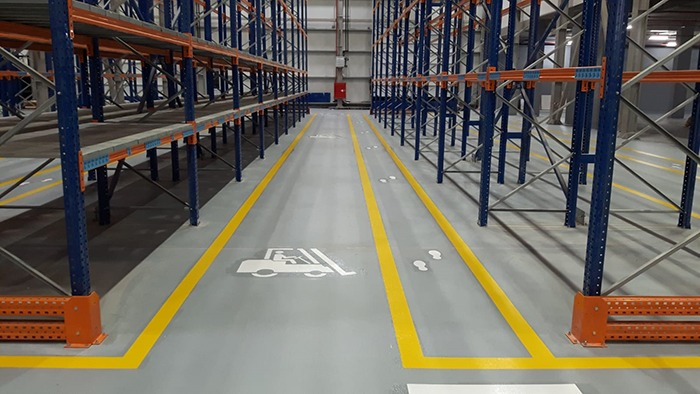
#> input picture OPENCV/Photos/fabrika.jpg, 700 x 394 px
$ python ORB.py
#> lines starting #> are read from the running program, lines starting #| are printed output that depends on the picture
import cv2
import numpy as np

image = cv2.imread('Photos/fabrika.jpg')
#> image is the input picture: shape (394, 700, 3); mean B, G, R 95.7, 105.3, 110.7
gray = cv2.cvtColor(image, cv2.COLOR_BGR2GRAY)
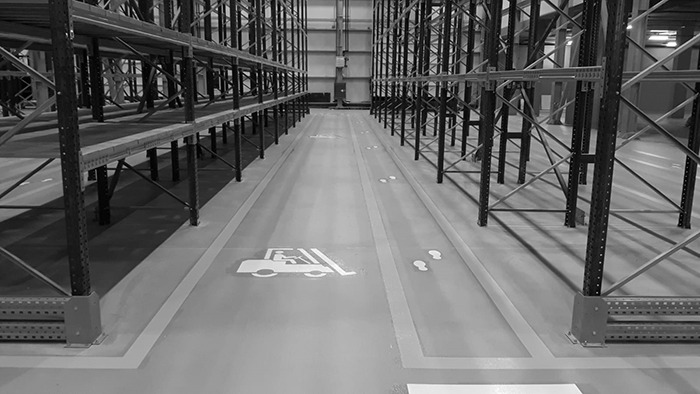
#> gray: shape (394, 700); min 0, max 255, mean 105.8

# Create ORB object, we can specify the number of key points we desire
orb = cv2.ORB_create()

# Determine key points
keypoints = orb.detect(gray, None)
#> keypoints = 500 keypoints; strongest (x, y, size): (550, 56, 31), (248, 74, 31), (551, 56, 37.2), (230, 71, 31)

# Obtain the descriptors
keypoints, descriptors = orb.compute(gray, keypoints)
print("Number of keypoints Detected: ", len(keypoints))
#| Number of keypoints Detected:  500

# Draw rich keypoints on input image
image_with_keypoints = cv2.drawKeypoints(image, keypoints, None, flags=cv2.DRAW_MATCHES_FLAGS_DRAW_RICH_KEYPOINTS)
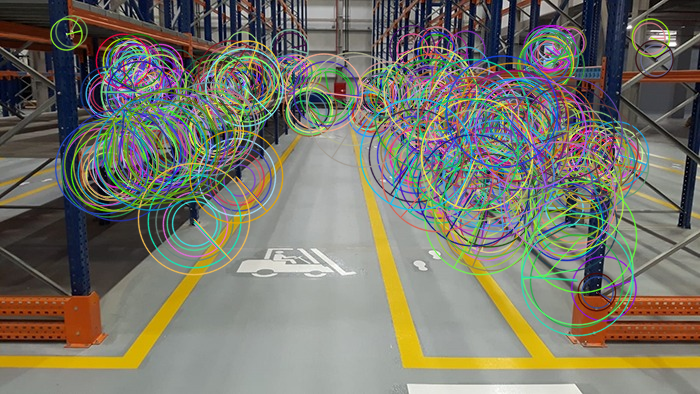
#> image_with_keypoints: shape (394, 700, 3); mean B, G, R 105.7, 117.5, 119.2

cv2.imshow('Feature Method - ORB', image_with_keypoints)
cv2.waitKey()
cv2.destroyAllWindows()

$ run again, with OPENCV/Photos/IMG-20240624-WA0016.jpg copied over OPENCV/Photos/fabrika.jpg
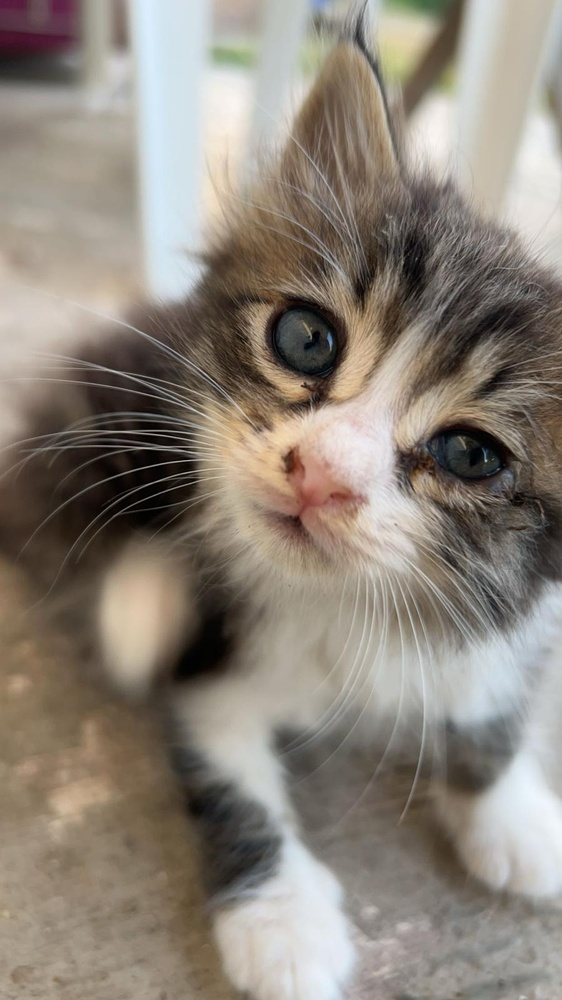
#> input picture OPENCV/Photos/IMG-20240624-WA0016.jpg, 562 x 1000 px, shrunk from 900 x 1600 before the run
#> image is the input picture: shape (1000, 562, 3); mean B, G, R 122.2, 132.5, 141.1
#> `gray = cv2.cvtColor(image, cv2.COLOR_BGR2GRAY)`:
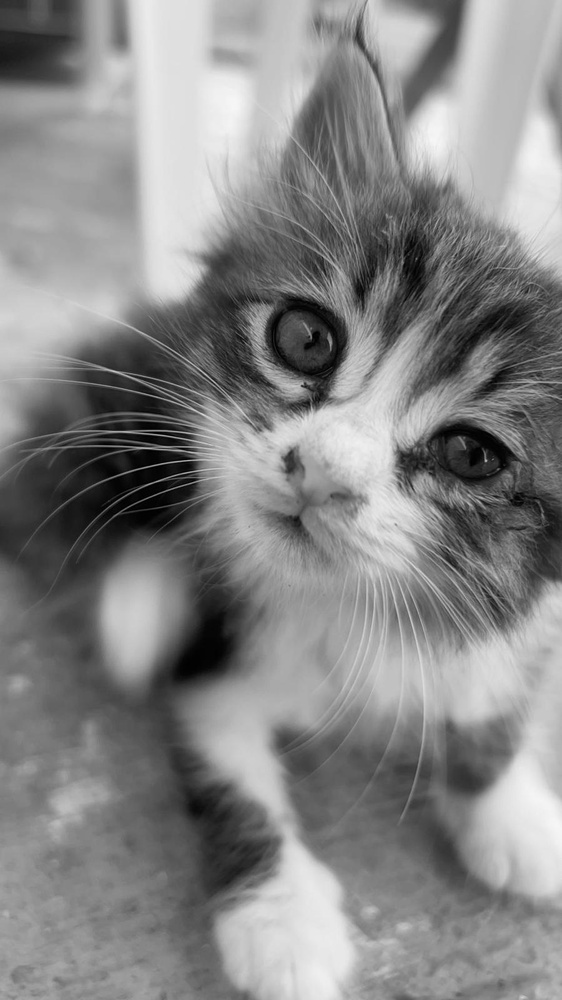
#> gray: shape (1000, 562); min 0, max 247, mean 133.9
#> keypoints = 500 keypoints; strongest (x, y, size): (302, 386, 31), (485, 460, 31), (290, 451, 111.1), (305, 384, 31)
#| Number of keypoints Detected:  500
#> `image_with_keypoints = cv2.drawKeypoints(image, keypoints, None, flags..`:
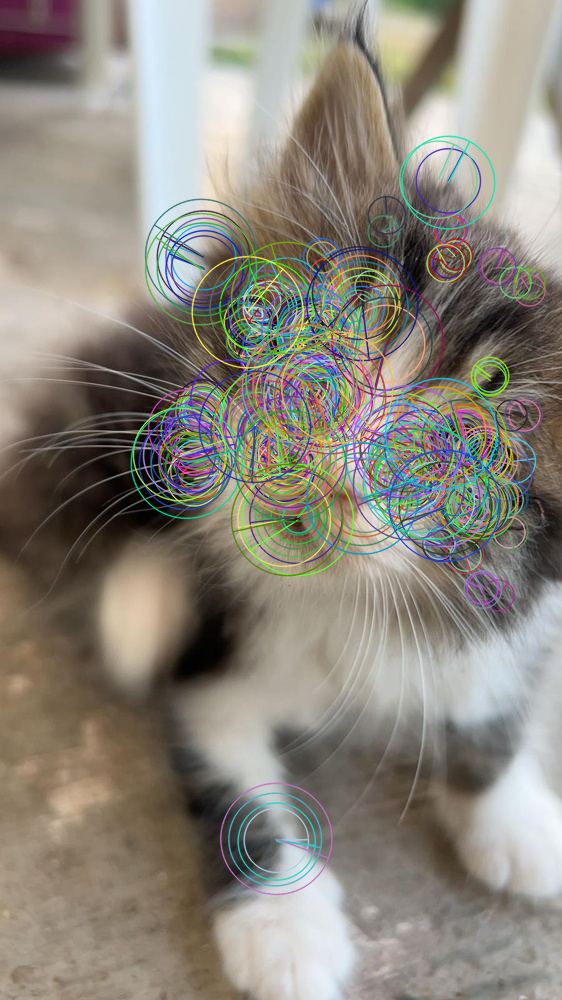
#> image_with_keypoints: shape (1000, 562, 3); mean B, G, R 124.4, 134.5, 139.7

$ run again, with OPENCV/Photos/IMG-20240624-WA0017.jpg copied over OPENCV/Photos/fabrika.jpg
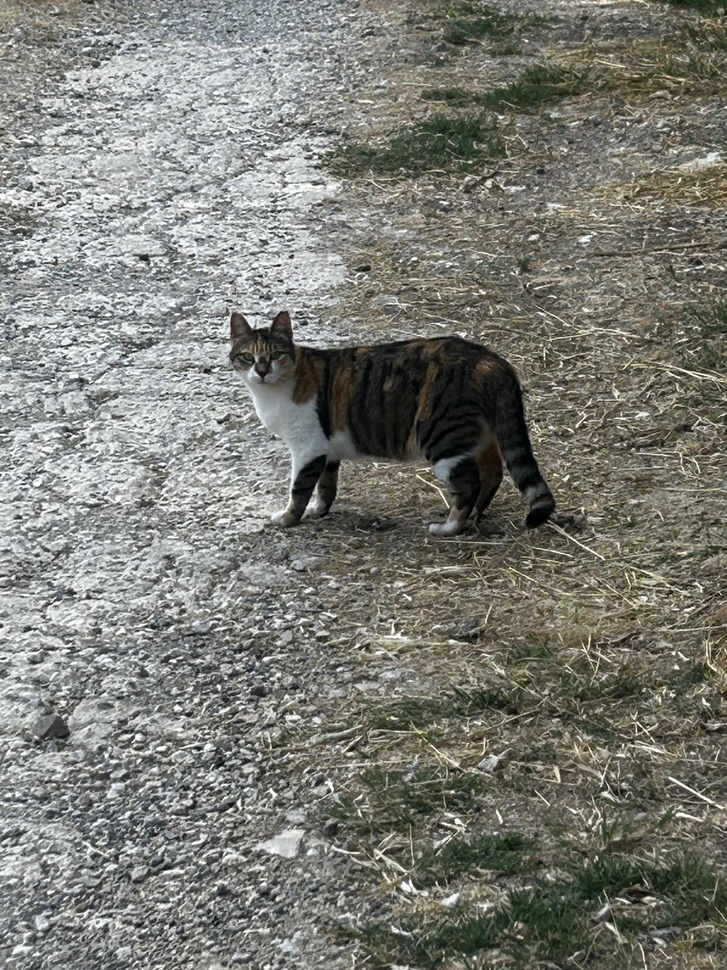
#> input picture OPENCV/Photos/IMG-20240624-WA0017.jpg, 727 x 970 px, shrunk from 1200 x 1600 before the run
#> image is the input picture: shape (970, 727, 3); mean B, G, R 116.3, 123.7, 123.2
#> keypoints = 500 keypoints; strongest (x, y, size): (38, 204, 31), (231, 248, 31), (218, 685, 31), (384, 853, 31)
#| Number of keypoints Detected:  500
#> `image_with_keypoints = cv2.drawKeypoints(image, keypoints, None, flags..`:
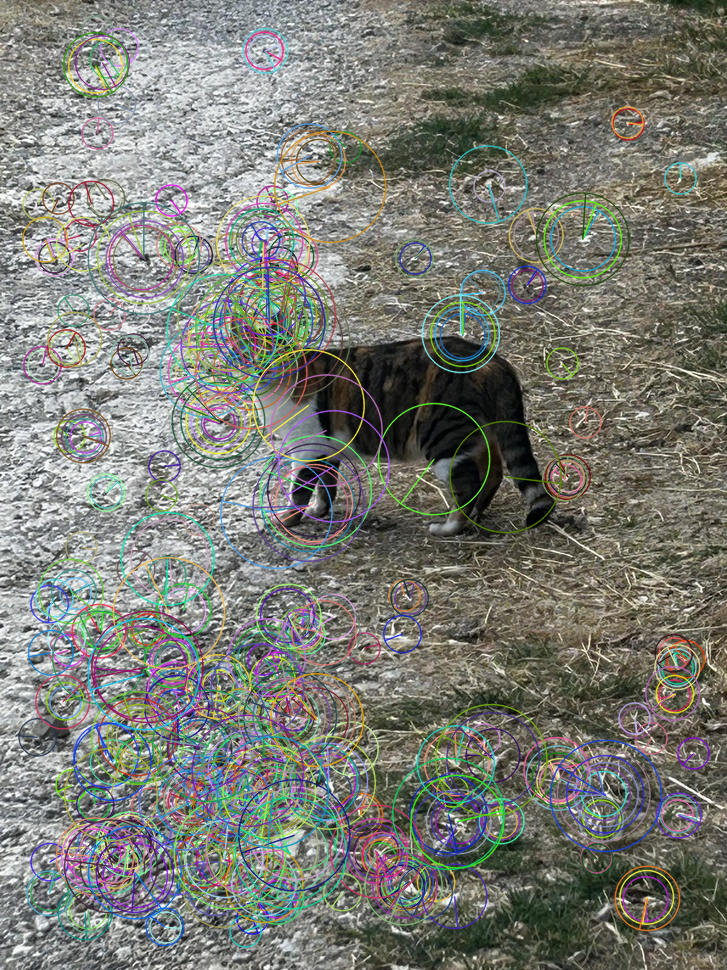
#> image_with_keypoints: shape (970, 727, 3); mean B, G, R 116.3, 123.8, 122.3

$ run again, with OPENCV/Photos/IMG-20240624-WA0018.jpg copied over OPENCV/Photos/fabrika.jpg
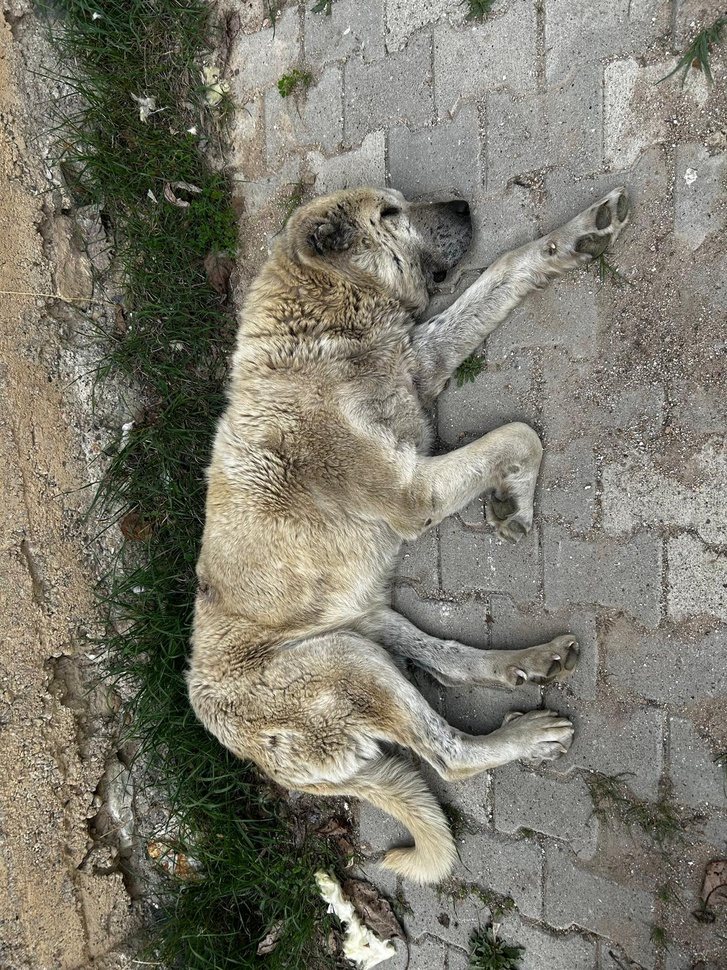
#> input picture OPENCV/Photos/IMG-20240624-WA0018.jpg, 727 x 970 px, shrunk from 1200 x 1600 before the run
#> image is the input picture: shape (970, 727, 3); mean B, G, R 109.9, 122.7, 125.2
#> `gray = cv2.cvtColor(image, cv2.COLOR_BGR2GRAY)`:
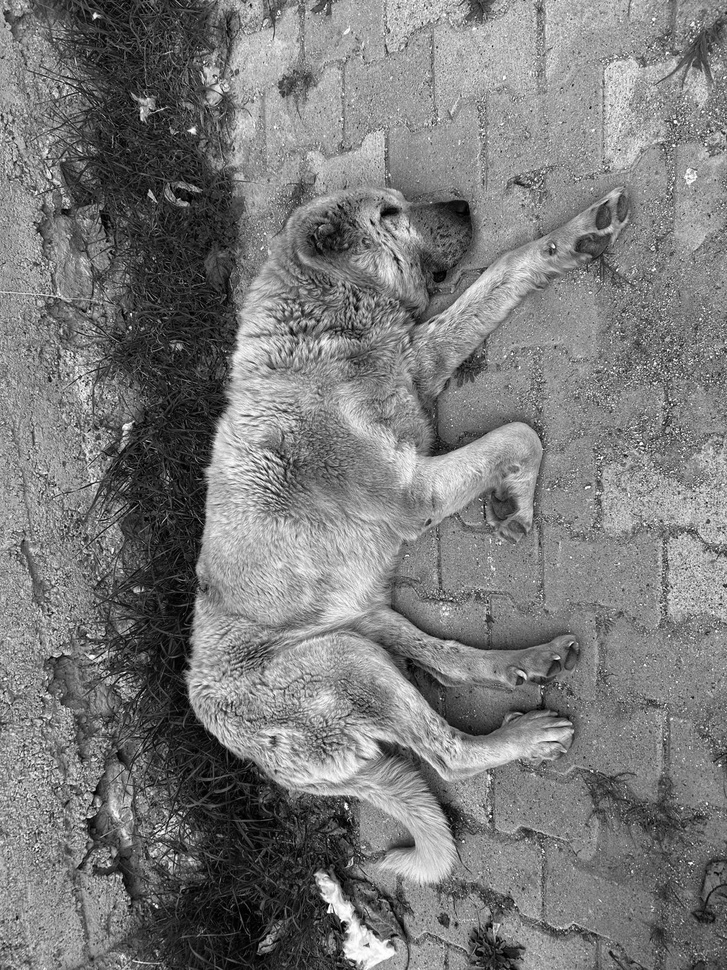
#> gray: shape (970, 727); min 0, max 255, mean 122
#> keypoints = 500 keypoints; strongest (x, y, size): (328, 911, 31), (327, 904, 31), (641, 444, 31), (341, 921, 31)
#| Number of keypoints Detected:  500
#> `image_with_keypoints = cv2.drawKeypoints(image, keypoints, None, flags..`:
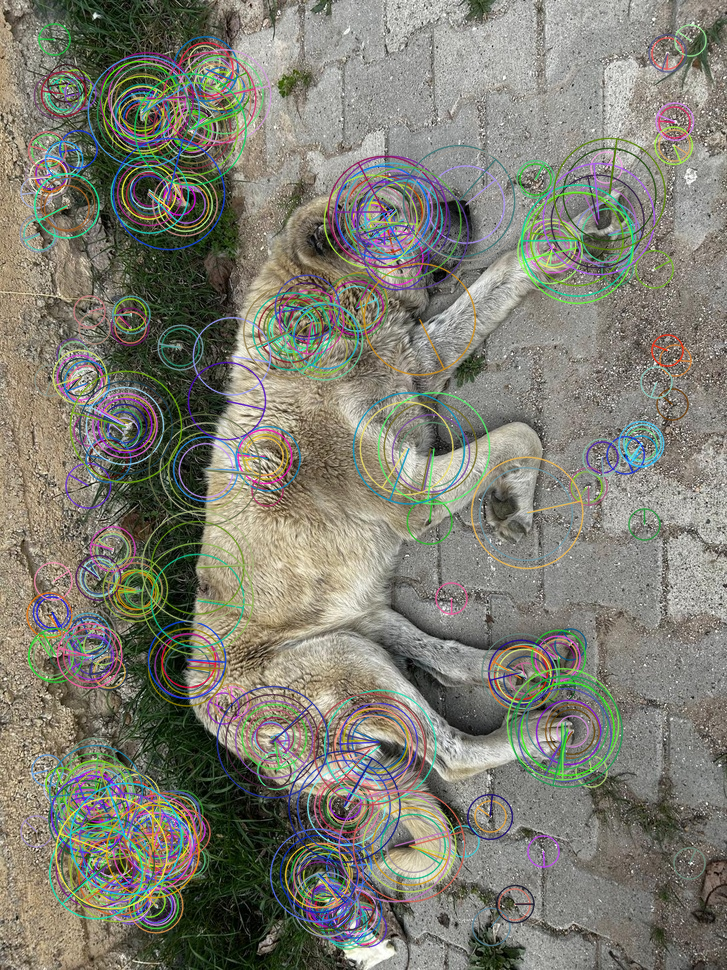
#> image_with_keypoints: shape (970, 727, 3); mean B, G, R 113.5, 125.1, 126.1
